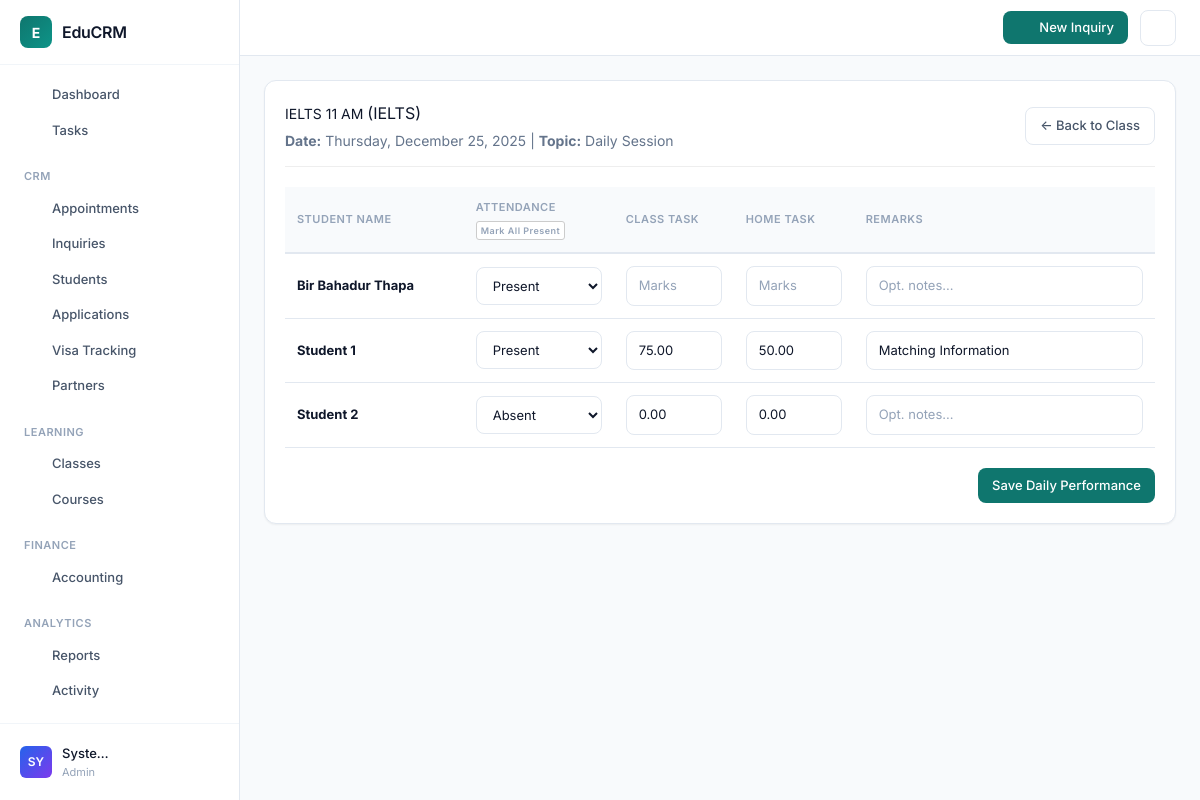
Page /modules/lms/daily_roster.php?class_id=1&roster_id=1 (signed in) on the committed database.
### tables this page shows
CREATE TABLE `classes` (
  `id` int(11) NOT NULL,
  `course_id` int(11) NOT NULL,
  `teacher_id` int(11) DEFAULT NULL,
  `name` varchar(100) DEFAULT NULL,
  `schedule_info` varchar(255) DEFAULT NULL,
  `start_date` date DEFAULT NULL,
  `end_date` date DEFAULT NULL,
  `status` enum('active','completed','cancelled') DEFAULT 'active',
  `deleted_at` timestamp NULL DEFAULT NULL,
  `updated_at` datetime DEFAULT NULL ON UPDATE current_timestamp(),
  `branch_id` int(11) DEFAULT NULL
);

CREATE TABLE `courses` (
  `id` int(11) NOT NULL,
  `name` varchar(100) NOT NULL,
  `description` text DEFAULT NULL,
  `created_at` timestamp NOT NULL DEFAULT current_timestamp(),
  `updated_at` datetime DEFAULT NULL ON UPDATE current_timestamp()
);

CREATE TABLE `daily_rosters` (
  `id` int(11) NOT NULL,
  `class_id` int(11) NOT NULL,
  `teacher_id` int(11) NOT NULL,
  `roster_date` date NOT NULL,
  `topic` varchar(255) DEFAULT NULL,
  `created_at` timestamp NOT NULL DEFAULT current_timestamp(),
  `updated_at` datetime DEFAULT NULL ON UPDATE current_timestamp()
);

CREATE TABLE `users` (
  `id` int(11) NOT NULL,
  `name` varchar(100) NOT NULL,
  `email` varchar(100) NOT NULL,
  `password_hash` varchar(255) NOT NULL,
  `role` enum('admin','counselor','teacher','student') NOT NULL DEFAULT 'student',
  `phone` varchar(20) DEFAULT NULL,
  `address` text DEFAULT NULL,
  `country_id` int(11) DEFAULT NULL,
  `education_level_id` int(11) DEFAULT NULL,
  `country` varchar(100) DEFAULT NULL,
  `education_level` varchar(50) DEFAULT NULL,
  `passport_number` varchar(50) DEFAULT NULL,
  `created_at` timestamp NOT NULL DEFAULT current_timestamp(),
  `reset_token` varchar(100) DEFAULT NULL,
  `token_expiry` datetime DEFAULT NULL,
  `deleted_at` timestamp NULL DEFAULT NULL,
  `two_factor_secret` varchar(32) DEFAULT NULL,
  `two_factor_enabled` tinyint(1) DEFAULT 0,
  `last_login_at` timestamp NULL DEFAULT NULL,
  `last_login_ip` varchar(45) DEFAULT NULL,
  `branch_id` int(11) DEFAULT NULL,
  `updated_at` datetime DEFAULT NULL
);

CREATE TABLE `daily_performance` (
  `id` int(11) NOT NULL,
  `roster_id` int(11) NOT NULL,
  `student_id` int(11) NOT NULL,
  `attendance` enum('present','absent','late') DEFAULT 'present',
  `class_task_mark` decimal(5,2) DEFAULT 0.00,
  `home_task_mark` decimal(5,2) DEFAULT 0.00,
  `remarks` text DEFAULT NULL
);

### app/helpers.php (called while the page is built, shortened)
<?php
function hasRole(string|array $role): bool
{
    $userRoles = $_SESSION['roles'] ?? [];
    if (isset($_SESSION['role'])) {
        $userRoles[] = $_SESSION['role'];
    }
    return in_array($role, $userRoles);
}

### modules/lms/daily_roster.php (the view, shortened to what this page needs)
<?php
require_once '../../app/bootstrap.php';
$class_id = isset($_GET['class_id']) ? (int) $_GET['class_id'] : 0;
$roster_id = isset($_GET['roster_id']) ? (int) $_GET['roster_id'] : 0;
$stmt = $pdo->prepare("SELECT c.*, co.name as course_name, dr.roster_date, dr.topic
                       FROM classes c
                       JOIN courses co ON c.course_id = co.id
                       JOIN daily_rosters dr ON dr.class_id = c.id
                       WHERE c.id = ? AND dr.id = ?");
$stmt->execute([$class_id, $roster_id]);
$details = $stmt->fetch();
$can_edit = hasRole('admin') || ($details['teacher_id'] == $_SESSION['user_id']);
$sql = "
    SELECT u.id, u.name, dp.attendance, dp.class_task_mark, dp.home_task_mark, dp.remarks
    FROM enrollments e
    JOIN users u ON e.student_id = u.id
    LEFT JOIN daily_performance dp ON dp.student_id = u.id AND dp.roster_id = ?
    WHERE e.class_id = ?
";
$params = [$roster_id, $class_id];
$sql .= " ORDER BY u.name";
$students_stmt = $pdo->prepare($sql);
$students_stmt->execute($params);
$students = $students_stmt->fetchAll();
require_once '../../templates/header.php';
?>
<div class="card">
    <div
        style="display: flex; justify-content: space-between; align-items: center; margin-bottom: 20px; border-bottom: 1px solid #eee; padding-bottom: 15px;">
        <div>
            <h2 style="margin:0;"><?php echo htmlspecialchars($details['name']); ?> <span
                    style="font-weight:400; font-size:16px;">(<?php echo htmlspecialchars($details['course_name']); ?>)</span>
            </h2>
            <p style="color: #64748b; margin: 5px 0 0 0;">
                <strong>Date:</strong> <?php echo date('l, F d, Y', strtotime($details['roster_date'])); ?>
                <?php if ($details['topic']): ?> | <strong>Topic:</strong>
                    <?php echo htmlspecialchars($details['topic']); ?><?php endif; ?>
            </p>
        </div>
        <a href="classroom.php?class_id=<?php echo $class_id; ?>" class="btn btn-secondary">← Back to Class</a>
    </div>
    <form method="POST">
        <div style="overflow-x: auto;">
            <table style="width: 100%; border-collapse: collapse;">
                <thead>
                    <tr style="background: #f8fafc; text-align: left;">
                        <th style="padding: 12px; border-bottom: 2px solid #e2e8f0;">Student Name</th>
                        <th style="padding: 12px; border-bottom: 2px solid #e2e8f0; width: 150px;">
                            Attendance
                            <?php if ($can_edit): ?>
                                <button type="button" onclick="markAllPresent()"
                                    style="display: block; font-size: 9px; padding: 2px 4px; border: 1px solid #ccc; background: #fff; margin-top: 5px; cursor: pointer; border-radius: 3px;">Mark
                                    All Present</button>
                            <?php endif; ?>
                        </th>
                        <th style="padding: 12px; border-bottom: 2px solid #e2e8f0; width: 120px;">Class Task</th>
                        <th style="padding: 12px; border-bottom: 2px solid #e2e8f0; width: 120px;">Home Task</th>
                        <th style="padding: 12px; border-bottom: 2px solid #e2e8f0;">Remarks</th>
                    </tr>
                </thead>
                <tbody>
                    <?php if (count($students) > 0): ?>
                        <?php foreach ($students as $s): ?>
                            <tr>
                                <td style="padding: 12px; border-bottom: 1px solid #e2e8f0;">
                                    <strong><?php echo htmlspecialchars($s['name']); ?></strong>
                                </td>
                                <td style="padding: 12px; border-bottom: 1px solid #e2e8f0;">
                                    <?php if ($can_edit): ?>
                                        <select name="attendance[<?php echo $s['id']; ?>]" class="form-control"
                                            style="font-size: 13px;">
                                            <option value="present" <?php echo ($s['attendance'] == 'present') ? 'selected' : ''; ?>>
                                                Present</option>
                                            <option value="absent" <?php echo ($s['attendance'] == 'absent') ? 'selected' : ''; ?>>
                                                Absent</option>
                                        </select>
                                    <?php endif; ?>
                                </td>
                                <td style="padding: 12px; border-bottom: 1px solid #e2e8f0;">
                                    <?php if ($can_edit): ?>
                                        <input type="number" step="0.5" name="class_mark[<?php echo $s['id']; ?>]"
                                            class="form-control" placeholder="Marks"
                                            value="<?php echo htmlspecialchars($s['class_task_mark'] ?? ''); ?>"
                                            style="font-size: 13px;">
                                    <?php else: ?>
                                        <?php echo htmlspecialchars($s['class_task_mark'] ?? '-'); ?>
                                    <?php endif; ?>
                                </td>
                                <td style="padding: 12px; border-bottom: 1px solid #e2e8f0;">
                                    <?php if ($can_edit): ?>
                                        <input type="number" step="0.5" name="home_mark[<?php echo $s['id']; ?>]"
                                            class="form-control" placeholder="Marks"
                                            value="<?php echo htmlspecialchars($s['home_task_mark'] ?? ''); ?>"
                                            style="font-size: 13px;">
                                    <?php else: ?>
                                        <?php echo htmlspecialchars($s['home_task_mark'] ?? '-'); ?>
                                    <?php endif; ?>
                                </td>
                                <td style="padding: 12px; border-bottom: 1px solid #e2e8f0;">
                                    <?php if ($can_edit): ?>
                                        <input type="text" name="remarks[<?php echo $s['id']; ?>]" class="form-control"
                                            placeholder="Opt. notes..." value="<?php echo htmlspecialchars($s['remarks'] ?? ''); ?>"
                                            style="font-size: 13px;">
                                    <?php else: ?>
                                        <span
                                            style="color: #64748b; font-size: 13px; font-style: italic;"><?php echo htmlspecialchars($s['remarks'] ?? ''); ?></span>
                                    <?php endif; ?>
                                </td>
                            </tr>
                        <?php endforeach; ?>
                    <?php endif; ?>
                </tbody>
            </table>
        </div>
        <?php if ($can_edit && count($students) > 0): ?>
            <div style="margin-top: 20px; text-align: right;">
                <button type="submit" class="btn">Save Daily Performance</button>
            </div>
        <?php endif; ?>
    </form>
</div>
<?php require_once '../../templates/footer.php'; ?>

### public/assets/css/sidebar.css (style rules this page uses)
:root { --primary: #0f766e; --primary-hover: #0d9488; --primary-light: #ccfbf1; --accent-red: #dc2626; --accent-red-light: #fef2f2; --accent-orange: #ea580c; --accent-orange-light: #fff7ed; --accent-amber: #d97706; --accent-amber-light: #fffbeb; --accent-green: #16a34a; --accent-green-light: #f0fdf4; --accent-blue: #2563eb; --accent-blue-light: #eff6ff; --accent-violet: #7c3aed; --accent-violet-light: #f5f3ff; --bg: #f8fafc; --surface: #ffffff; --border: #e2e8f0; --border-light: #f1f5f9; --text: #0f172a; --text-secondary: #475569; --text-muted: #94a3b8; --sidebar-width: 240px; --sidebar-bg: #ffffff; --sidebar-border: #e2e8f0; --shadow-xs: 0 1px 2px rgba(0, 0, 0, 0.04); --shadow-sm: 0 1px 3px rgba(0, 0, 0, 0.06), 0 1px 2px rgba(0, 0, 0, 0.04); --shadow-md: 0 4px 6px -1px rgba(0, 0, 0, 0.06), 0 2px 4px -1px rgba(0, 0, 0, 0.04); --radius-sm: 6px; --radius-md: 8px; --radius-lg: 12px; --transition: 150ms ease; }
*, *::before, *::after { box-sizing: border-box; }
body { margin: 0; padding: 0; font-family: 'Inter', -apple-system, BlinkMacSystemFont, 'Segoe UI', system-ui, sans-serif; font-size: 14px; line-height: 1.5; color: var(--text); background: var(--bg); -webkit-font-smoothing: antialiased; }
.card { background: var(--surface); border: 1px solid var(--border); border-radius: var(--radius-lg); padding: 20px; margin-bottom: 20px; }
.btn { display: inline-flex; align-items: center; justify-content: center; gap: 6px; padding: 8px 14px; border-radius: var(--radius-md); font-size: 13px; font-weight: 500; cursor: pointer; text-decoration: none; border: none; transition: all var(--transition); background: var(--primary); color: white; }
.btn-secondary { background: var(--surface); color: var(--text-secondary); border: 1px solid var(--border); }
table { width: 100%; border-collapse: collapse; }
table thead th { padding: 10px 12px; text-align: left; font-size: 11px; font-weight: 600; text-transform: uppercase; letter-spacing: 0.5px; color: var(--text-muted); background: var(--bg); border-bottom: 1px solid var(--border); }
table td { padding: 12px; font-size: 13px; border-bottom: 1px solid var(--border-light); }
.form-control { width: 100%; padding: 9px 12px; border: 1px solid var(--border); border-radius: var(--radius-md); font-size: 13px; background: var(--surface); color: var(--text); transition: all var(--transition); }
.form-control::placeholder { color: var(--text-muted); }
input[type="text"], input[type="email"], input[type="password"], input[type="number"], input[type="search"], input[type="tel"], input[type="url"], input[type="date"], select, textarea { padding: 9px 12px; border: 1px solid var(--border); border-radius: var(--radius-md); font-size: 13px; font-family: inherit; background: var(--surface); color: var(--text); transition: all var(--transition); }

### rows in the picture
classes: name "IELTS 11 AM", course.name "IELTS", daily_rosters.roster_date "Thursday, December 25, 2025", daily_rosters.topic "Daily Session"
users: name "Bir Bahadur Thapa", id "Present"
daily_performance: student.name "Student 1", attendance+student "Present", class_task_mark "75.00", home_task_mark "50.00", remarks "Matching Information"
daily_performance: student.name "Student 2", attendance+student "Absent", class_task_mark "0.00", home_task_mark "0.00"

### other values in the picture
$item['label'] "Dashboard"
$item['label'] "Tasks"
$section['title'] "CRM"
$item['label'] "Appointments"
$item['label'] "Inquiries"
$item['label'] "Students"
$item['label'] "Applications"
$item['label'] "Visa Tracking"
$item['label'] "Partners"
$section['title'] "LEARNING"
$item['label'] "Classes"
$item['label'] "Courses"
$section['title'] "FINANCE"
$item['label'] "Accounting"
$section['title'] "ANALYTICS"
